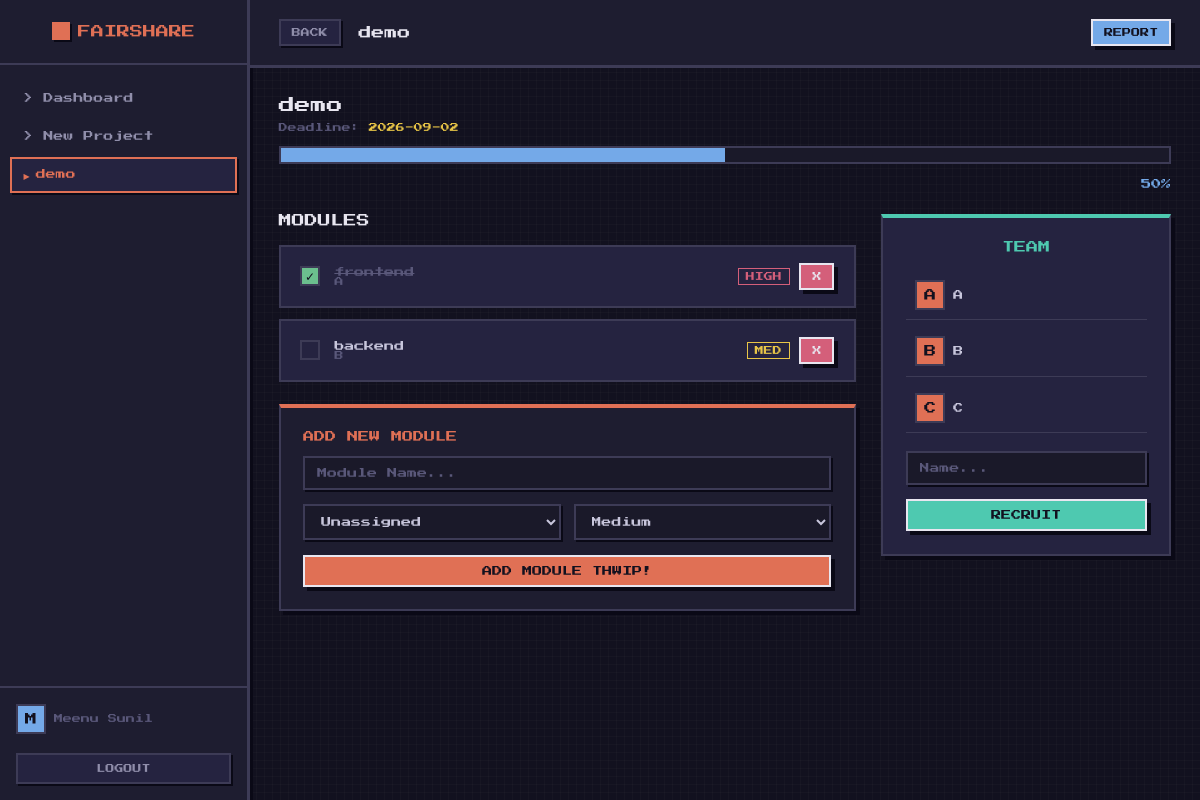
/project/17 (signed in), run on the app's committed database.
### tables this page shows
CREATE TABLE projects (id INTEGER PRIMARY KEY AUTOINCREMENT, name TEXT NOT NULL, deadline TEXT, user_id INTEGER);

CREATE TABLE modules (id INTEGER PRIMARY KEY AUTOINCREMENT, name TEXT NOT NULL, project_id INTEGER, assigned_member_id INTEGER, completed INTEGER DEFAULT 0, priority TEXT DEFAULT 'Medium', FOREIGN KEY (project_id) REFERENCES projects(id) ON DELETE CASCADE, FOREIGN KEY (assigned_member_id) REFERENCES members(id));

CREATE TABLE members (id INTEGER PRIMARY KEY AUTOINCREMENT, name TEXT NOT NULL, project_id INTEGER, FOREIGN KEY (project_id) REFERENCES projects(id) ON DELETE CASCADE);

### app.py (the view)
@app.route("/project/<int:project_id>")
@login_required
def project_modules(project_id):
    if not owns_project(project_id):
        return redirect(url_for("home"))
    conn = get_db_connection()
    project = conn.execute("SELECT * FROM projects WHERE id = ?", (project_id,)).fetchone()
    modules  = conn.execute("""
        SELECT m.*, mem.name as member_name
        FROM modules m
        LEFT JOIN members mem ON m.assigned_member_id = mem.id
        WHERE m.project_id = ?
        ORDER BY CASE m.priority
            WHEN 'High'   THEN 1
            WHEN 'Medium' THEN 2
            ELSE 3
        END, m.completed ASC
    """, (project_id,)).fetchall()
    members  = conn.execute("SELECT * FROM members WHERE project_id = ?", (project_id,)).fetchall()
    _, _, progress = get_project_progress(conn, project_id)
    conn.close()
    return render_template(
        "project_modules.html",
        project=project,
        modules=modules,
        members=members,
        progress=progress,
        user_name=session.get("user_name")
    )

### app.py (called while the page is built)
def get_db_connection():
    conn = sqlite3.connect(DB_PATH, timeout=30)
    conn.row_factory = sqlite3.Row
    conn.execute("PRAGMA journal_mode=WAL")
    conn.execute("PRAGMA foreign_keys = ON")  # Always on, not just in delete routes
    return conn

def login_required(f):
    @wraps(f)
    def decorated(*args, **kwargs):
        if "user_id" not in session:
            return redirect(url_for("login"))
        return f(*args, **kwargs)
    return decorated

def owns_project(project_id):
    conn = get_db_connection()
    project = conn.execute(
        "SELECT user_id FROM projects WHERE id = ?", (project_id,)
    ).fetchone()
    conn.close()
    if not project:
        return False
    return project["user_id"] is None or project["user_id"] == session.get("user_id")

def get_project_progress(conn, project_id):
    modules = conn.execute(
        "SELECT completed FROM modules WHERE project_id = ?", (project_id,)
    ).fetchall()
    total = len(modules)
    completed = sum(1 for m in modules if m["completed"])
    progress = int((completed / total) * 100) if total > 0 else 0
    return total, completed, progress

### templates/project_modules.html (shortened to what this page needs)
<!DOCTYPE html>
<html lang="en">
<head>
</head>
<body>
<div class="app-container">
  <div class="sidebar">
    <div class="sidebar-top"><div class="logo"><div class="logo-icon"></div>FAIRSHARE</div></div>
    <div class="sidebar-nav">
      <a href="{{ url_for('home') }}" class="nav-link">&gt; Dashboard</a>
      <a href="{{ url_for('create') }}" class="nav-link">&gt; New Project</a>
      <a href="#" class="nav-link active">{{ project.name }}</a>
    </div>
    <div class="sidebar-bottom">
      <div class="user-card">
        <div class="avatar">{{ user_name[0]|upper }}</div>
        <div style="font-size:9px;color:var(--dim2);overflow:hidden;text-overflow:ellipsis;white-space:nowrap">{{ user_name }}</div>
      </div>
      <a href="{{ url_for('logout') }}" class="px-btn btn-dark w-100" style="font-size:9px;margin-top:0.4rem">Logout</a>
    </div>
  </div>
  <div class="main-content">
    <div class="topbar">
      <div class="flex-row">
        <a href="{{ url_for('home') }}" class="px-btn btn-dark btn-small">Back</a>
        <div style="font-size:13px;color:var(--white);margin-left:8px;">{{ project.name }}</div>
      </div>
      <div class="flex-row">
        <a href="{{ url_for('project_report', project_id=project.id) }}" class="px-btn btn-sky btn-small">Report</a>
      </div>
    </div>
    <div class="page-content">
      <div style="margin-bottom:1.6rem;animation:fadeSlideUp .3s ease-out">
        <div style="font-size:16px;color:var(--white);margin-bottom:0.6rem">{{ project.name }}</div>
        <div style="font-size:9px;color:var(--dim2);margin-top:0.4rem">Deadline: <span style="color:var(--amber)">{{ project.deadline }}</span></div>
        <div class="progress-container"><div class="progress-bar" id="progressBar"></div></div>
        <div style="text-align:right;font-size:10px;color:var(--sky)">{{ progress }}%</div>
      </div>
      <div class="grid-layout">
        <div>
          <div style="font-size:13px;color:var(--white);margin-bottom:1.1rem">MODULES</div>
          {% for mod in modules %}
          <div class="module-row" style="animation-delay:{{ loop.index * 0.04 }}s">
            <a href="{{ url_for('module_members', module_id=mod.id) }}" class="module-info" style="text-decoration:none;color:inherit">
              <div class="checkbox {% if mod.completed %}done{% endif %}"></div>
              <div style="flex:1">
                <div class="mod-name {% if mod.completed %}completed-text{% endif %}">{{ mod.name }}</div>
                <div class="mod-assignee">{{ mod.member_name or 'Unassigned' }}</div>
              </div>
              {% if mod.priority == 'High' %}<span class="badge badge-red">High</span>
              {% elif mod.priority == 'Medium' %}<span class="badge badge-amber">Med</span>
              {% else %}<span class="badge badge-green">Low</span>{% endif %}
            </a>
            <form action="{{ url_for('delete_task', project_id=project.id, module_id=mod.id) }}" method="POST" style="margin-left:0.6rem">
              <button type="submit" class="px-btn btn-rose btn-small">X</button>
            </form>
          </div>
          {% else %}
          <p style="font-size:9px;color:var(--dim2);line-height:2">No modules yet.</p>
          {% endfor %}
          <div class="px-panel" style="margin-top:1.4rem;border-top:4px solid var(--coral);animation:slideInRight .4s ease-out .2s both">
            <div style="font-size:11px;color:var(--coral);margin-bottom:0.9rem">ADD NEW MODULE</div>
            <form action="{{ url_for('add_module', project_id=project.id) }}" method="POST">
              <input type="text" name="module_name" class="px-input" placeholder="Module Name..." required>
              <div class="flex-row" style="gap:0.8rem;margin-bottom:0.9rem">
                <select name="assigned_member" class="px-input" style="flex:1;margin-bottom:0">
                  <option value="0">Unassigned</option>
                </select>
                <select name="priority" class="px-input" style="flex:1;margin-bottom:0">
                  <option value="Medium" selected>Medium</option>
                </select>
              </div>
              <button type="submit" class="px-btn btn-coral w-100">Add Module THWIP!</button>
            </form>
          </div>
        </div>
        <div>
          <div class="px-panel" style="background:var(--panel2);border-top:4px solid var(--teal);animation:slideInRight .4s ease-out .1s both">
            <div style="font-size:12px;color:var(--teal);text-align:center;margin-bottom:1.1rem">TEAM</div>
            <div style="margin-bottom:1.1rem">
              {% for mem in members %}
              <div class="user-card" style="padding:0.6rem;border-bottom:1px solid var(--dim);margin-bottom:0.4rem">
                <div class="avatar" style="background:var(--coral)">{{ mem.name[0]|upper }}</div>
                <div style="font-size:10px;color:var(--text)">{{ mem.name }}</div>
              </div>
              {% else %}
              <p style="text-align:center;color:var(--dim2);font-size:9px;line-height:2">Solo act right now.</p>
              {% endfor %}
            </div>
            <form action="{{ url_for('add_member', project_id=project.id) }}" method="POST">
              <input type="text" name="member_name" class="px-input" placeholder="Name..." required>
              <button type="submit" class="px-btn btn-teal w-100">Recruit</button>
            </form>
          </div>
        </div>
      </div>
    </div>
  </div>
</div>
</body>
</html>

### data on the page
projects: name "demo", deadline "2026-09-02"
modules: completed 1 (drawn), name "frontend", name "A", priority "HIGH"
modules: completed 0 (drawn), name "backend", name "B", priority "MED"
members: name "A"
members: name "B"
members: name "C"

### other printed values
{{ user_name[0]|upper }} "M"
{{ user_name }} "Meenu Sunil"
{{ progress }} "50"
